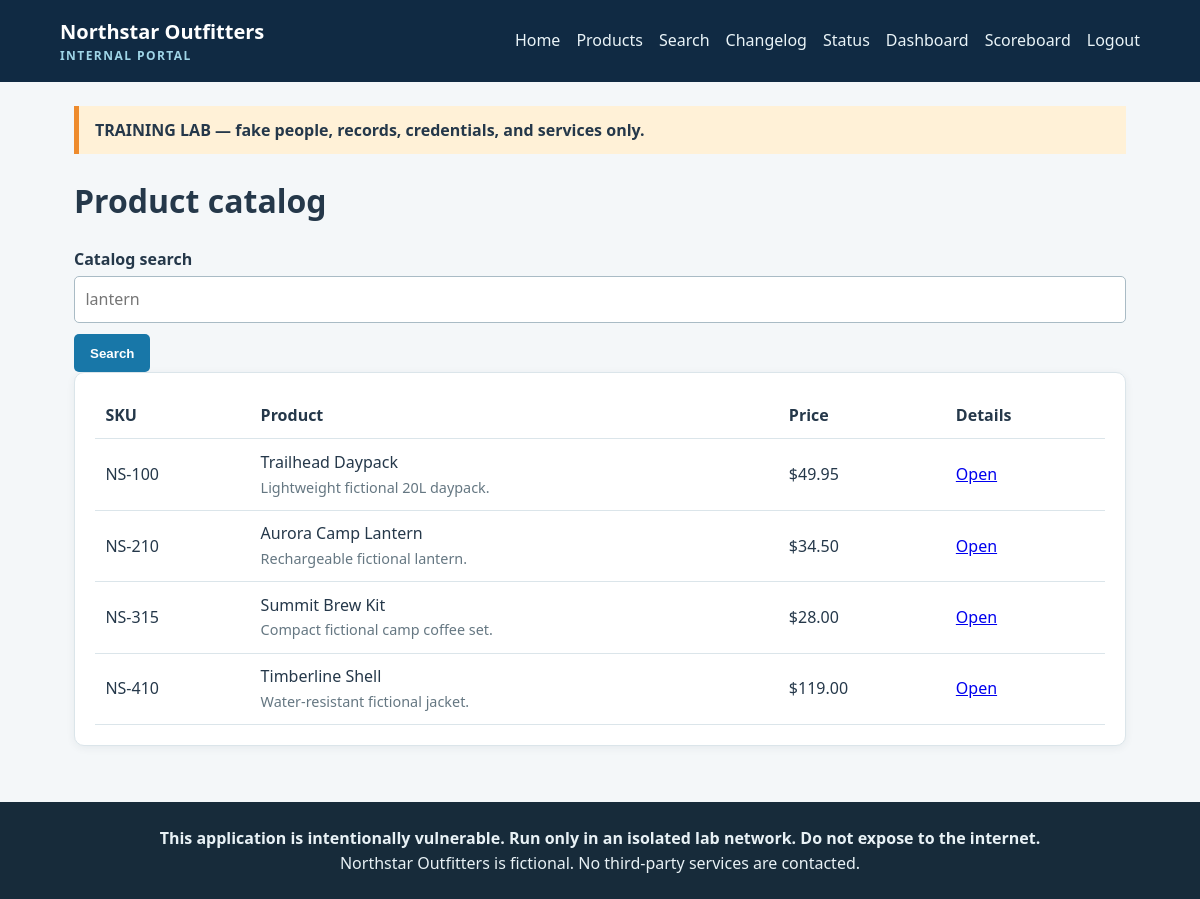
/?route=products (signed in), run on the app's committed database.
### tables this page shows
CREATE TABLE products (id INT AUTO_INCREMENT PRIMARY KEY, sku VARCHAR(30), name VARCHAR(120), description TEXT, price DECIMAL(10,2), internal_note TEXT);

### public/index.php (the view, shortened to what this page needs)
<?php
require __DIR__ . '/../app/helpers/bootstrap.php';
$route = $_GET['route'] ?? 'home';
render_header(ucwords(str_replace('-', ' ', $route)));
switch ($route) {
case 'products':
    $q=$_GET['q'] ?? '';
    if ($q !== '') {
        $sql="SELECT id,sku,name,description,price,internal_note FROM products WHERE name LIKE '%$q%' OR description LIKE '%$q%'";
        try { $products=db()->query($sql)->fetchAll(); } catch(Throwable $e) { $products=[]; echo '<div class="error">Catalog query error: '.h($e->getMessage()).'</div>'; }
    } else $products=db()->query('SELECT id,sku,name,description,price,NULL internal_note FROM products')->fetchAll();
    echo '<h1>Product catalog</h1><form><input type="hidden" name="route" value="products"><label>Catalog search</label><input name="q" value="'.h($q).'" placeholder="lantern"><button>Search</button></form><section class="card"><table><tr><th>SKU</th><th>Product</th><th>Price</th><th>Details</th></tr>';
    foreach($products as $p) echo '<tr><td>'.h($p['sku']).'</td><td>'.h($p['name']).'<br><span class="muted">'.h($p['description']).'</span>'.($p['internal_note']?'<br><code>'.h($p['internal_note']).'</code>':'').'</td><td>$'.h($p['price']).'</td><td><a href="/?route=product&id='.h($p['id']).'">Open</a></td></tr>';
    echo '</table></section>';
    break;
}
render_footer();

### app/helpers/bootstrap.php (shortened to what this page needs)
<?php
$config = require __DIR__ . '/../config/config.php';
function db(): PDO {
    static $pdo;
    global $config;
    if (!$pdo) {
        $pdo = new PDO($config['db']['dsn'], $config['db']['user'], $config['db']['pass'], [
            PDO::ATTR_ERRMODE => PDO::ERRMODE_EXCEPTION,
            PDO::ATTR_DEFAULT_FETCH_MODE => PDO::FETCH_ASSOC,
        ]);
    }
    return $pdo;
}
function h($value): string { return htmlspecialchars((string)$value, ENT_QUOTES, 'UTF-8'); }
function current_user(): ?array {
    if (!empty($_SESSION['user_id'])) {
        $stmt = db()->prepare('SELECT users.*, roles.name role_name FROM users JOIN roles ON roles.id=users.role_id WHERE users.id=?');
        $stmt->execute([$_SESSION['user_id']]);
        return $stmt->fetch() ?: null;
    }
    return null;
}
function render_header(string $title): void {
    $u = current_user();
    echo '<!doctype html><html lang="en"><head><meta charset="utf-8"><meta name="viewport" content="width=device-width,initial-scale=1"><title>'.h($title).' · Northstar</title><link rel="stylesheet" href="/assets/style.css"></head><body>';
    echo '<header><a class="brand" href="/">Northstar Outfitters <span>Internal Portal</span></a><nav>';
    foreach (['Home'=>'home','Products'=>'products','Search'=>'search','Changelog'=>'changelog','Status'=>'diagnostics'] as $label=>$route) echo '<a href="/?route='.$route.'">'.$label.'</a>';
    if ($u) echo '<a href="/?route=dashboard">Dashboard</a><a href="/?route=scoreboard">Scoreboard</a><a href="/?route=logout">Logout</a>'; else echo '<a href="/?route=login">Login</a>';
    echo '</nav></header><main><div class="lab-banner">TRAINING LAB — fake people, records, credentials, and services only.</div>';
}
function render_footer(): void {
    echo '</main><footer><strong>This application is intentionally vulnerable. Run only in an isolated lab network. Do not expose to the internet.</strong><br>Northstar Outfitters is fictional. No third-party services are contacted.</footer></body></html>';
}

### public/assets/style.css (style rules this page uses)
:root { --navy:#102a43;--blue:#1877a8;--ice:#eaf4f8;--orange:#ee8b2d;--ink:#25384a;--red:#9e2a2b }
* { box-sizing:border-box }
body { margin:0;background:#f4f7f9;color:var(--ink);font:16px/1.55 system-ui,-apple-system,Segoe UI,sans-serif }
header { background:var(--navy);color:white;padding:1rem 5%;display:flex;gap:2rem;align-items:center;justify-content:space-between;flex-wrap:wrap }
.brand { font-size:1.25rem;font-weight:800;color:white;text-decoration:none }
.brand span { display:block;color:#9fd5e7;font-size:.75rem;letter-spacing:.12em;text-transform:uppercase }
nav { display:flex;gap:1rem;flex-wrap:wrap }
nav a { color:#eaf4f8;text-decoration:none }
main { max-width:1100px;margin:auto;padding:1.5rem }
.lab-banner { background:#fff1d7;border-left:5px solid var(--orange);padding:.75rem 1rem;margin-bottom:1.25rem;font-weight:700 }
.card { background:white;border:1px solid #dbe5ea;border-radius:10px;padding:1.25rem;box-shadow:0 2px 8px #102a4310;overflow:auto }
label { display:block;font-weight:700;margin:.75rem 0 .25rem }
input,select,textarea { width:100%;padding:.65rem;border:1px solid #a9bbc5;border-radius:5px;font:inherit }
button,.button { display:inline-block;background:var(--blue);border:0;color:white;padding:.7rem 1rem;border-radius:5px;text-decoration:none;font-weight:700;cursor:pointer;margin-top:.7rem }
table { width:100%;border-collapse:collapse }
th,td { text-align:left;border-bottom:1px solid #dbe5ea;padding:.65rem }
footer { text-align:center;background:#172b3a;color:#e8f1f5;padding:1.5rem;margin-top:2rem }
.muted { color:#657782;font-size:.9rem }

### data on the page
products: sku "NS-100", name "Trailhead Daypack", description "Lightweight fictional 20L daypack.", price "49.95"
products: sku "NS-210", name "Aurora Camp Lantern", description "Rechargeable fictional lantern.", price "34.50"
products: sku "NS-315", name "Summit Brew Kit", description "Compact fictional camp coffee set.", price "28.00"
products: sku "NS-410", name "Timberline Shell", description "Water-resistant fictional jacket.", price "119.00"

### other printed values
$label "Home"
$label "Products"
$label "Search"
$label "Changelog"
$label "Status"
